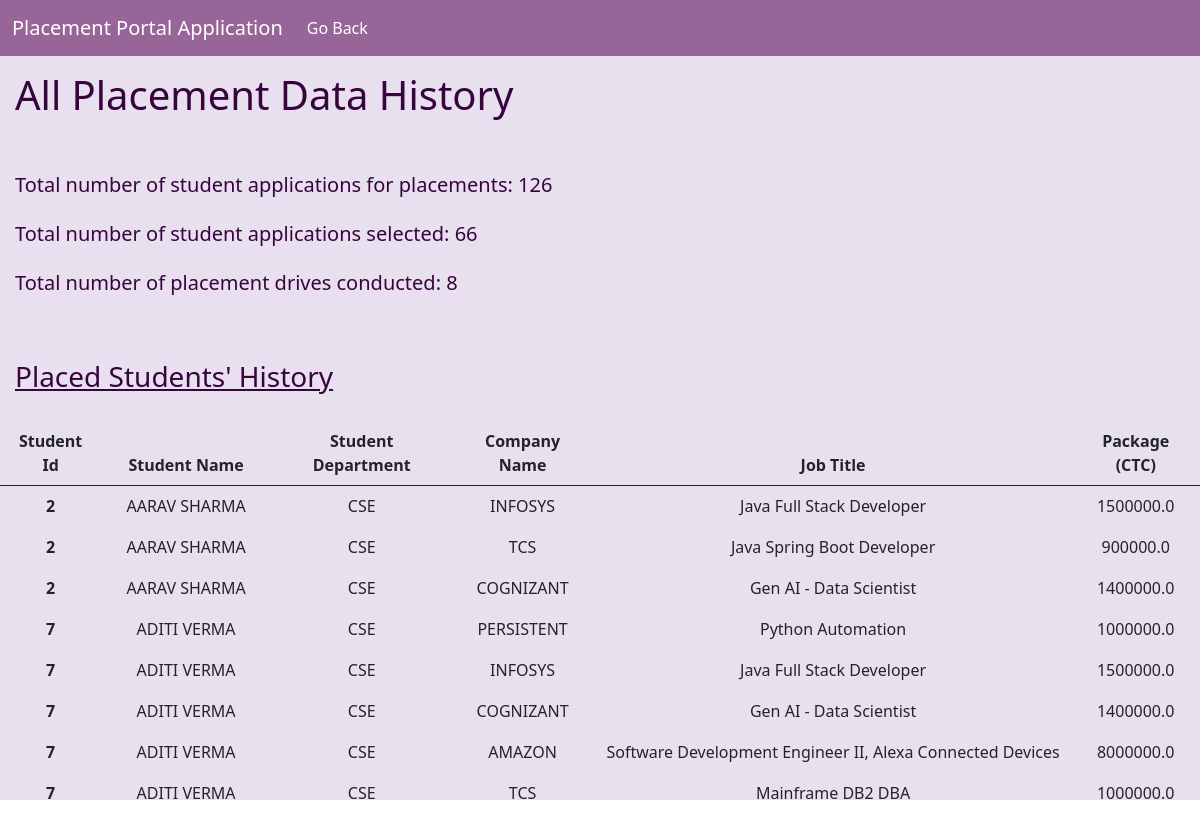
/all_placement_history, run on the app's committed database.
### application/models.py (models this page shows)
class Application(db.Model):
    __tablename__ = 'application'
    aid = db.Column(db.Integer, primary_key=True)
    sid = db.Column(db.Integer, db.ForeignKey('student.sid'), nullable=False)
    did = db.Column(db.Integer, db.ForeignKey('placement_drive.did'), nullable=False)
    type = db.Column(db.String(), nullable=False)
    gpa = db.Column(db.Float, nullable=False)
    yog = db.Column(db.Integer, nullable=False)
    application_date = db.Column(db.Text, nullable=False)
    resume = db.Column(db.String(), nullable=False)
    status = db.Column(db.String(), nullable=False, default='Applied') #selection status: can be updated by company [Applied, Shortlisted, Selected, Rejected]

class Student(db.Model):
    __tablename__ = 'student'
    sid = db.Column(db.Integer, db.ForeignKey('user.uid'), primary_key=True)
    username = db.Column(db.String(), db.ForeignKey('user.username'), nullable=False)
    sname = db.Column(db.String(), nullable=False)
    sdepartment = db.Column(db.String(), nullable=False)
    gpa = db.Column(db.Float, nullable=False)
    yog = db.Column(db.Integer, nullable=False)
    contact = db.Column(db.String(), nullable=False)
    resume = db.Column(db.String(), nullable=True)
    status = db.Column(db.String(), nullable=False, default='Activated') #account status: can be deactivated by admin [Activated, Deactivated]
    applications = db.relationship('Application', backref='student', foreign_keys='Application.sid', cascade='all, delete-orphan')

class Company(db.Model):
    __tablename__ = 'company'
    cid = db.Column(db.Integer, db.ForeignKey('user.uid'), primary_key=True)
    username = db.Column(db.String(), db.ForeignKey('user.username'), nullable=False)
    cname = db.Column(db.String(), nullable=True)
    cabout = db.Column(db.String(), nullable=True)
    clocation = db.Column(db.String(), nullable=True)
    hr_contact = db.Column(db.String(), nullable=True)
    c_website = db.Column(db.String(), nullable=True)
    approval_status = db.Column(db.String(), nullable=False) #need to be approved by admin [Approved, Rejected, Blacklisted]
    drives = db.relationship('Placement_Drive', backref='company', cascade='all, delete-orphan')

class Placement_Drive(db.Model):
    __tablename__ = 'placement_drive'
    did = db.Column(db.Integer, primary_key=True)
    dname = db.Column(db.String(), nullable=False)
    cid = db.Column(db.Integer, db.ForeignKey('company.cid'), nullable=False)
    job_title = db.Column(db.String(), nullable=False)
    job_description = db.Column(db.String(), nullable=False)
    eligibility_criteria = db.Column(db.String(), nullable=False)
    salary = db.Column(db.Double, nullable=True)
    location = db.Column(db.String(), nullable=True)
    interview_type = db.Column(db.String(), nullable=True)
    application_deadline = db.Column(db.Text, nullable=False)
    status = db.Column(db.String(), nullable=False, default='Pending') #need to be approved by admin [Pending, Approved, Rejected, Closed]
    applications = db.relationship('Application', backref='drive', foreign_keys='Application.did', cascade='all, delete-orphan')

### application/controllers.py (the view)
@app.route("/all_placement_history", methods=["GET", "POST"])
def all_placement_history():
    total_applications = len(Application.query.all())
    total_placed = len(Application.query.filter_by(status="Selected").all())
    total_drives = len(Placement_Drive.query.filter_by(status="Approved").all())
    all_placed = Application.query.filter_by(status="Selected").all()
    return render_template("all_placement_history.html", total_applications=total_applications, total_placed=total_placed, total_drives=total_drives, all_placed=all_placed)

### templates/all_placement_history.html (shortened to what this page needs)
<!DOCTYPE html>
<html lang="en">
<head>
    <link rel="stylesheet" href="/static/style.css">
    <link href="https://cdn.jsdelivr.net/npm/bootstrap@5.0.2/dist/css/bootstrap.min.css" rel="stylesheet">
</head>
<body>
    <div id="main">
        <div id="canvas" class="overflow-auto">
            <nav class="navbar navbar-expand-lg navbar-light">
                <div class="container-fluid">
                    <a class="navbar-brand" href="#">Placement Portal Application</a>
                    <div class="collapse navbar-collapse" id="navbarSupportedContent">
                        <ul class="navbar-nav me-auto mb-2 mb-lg-0">
                            <li class="nav-item">
                            <a class="nav-link active" aria-current="page" href="/admin/1">Go Back</a>
                            </li>
                        </ul>
                    </div>
                </div>
            </nav>
            <h1 class="heading">All Placement Data History</h1><br>
            <h5 class="heading">Total number of student applications for placements: {{total_applications}}</h5>
            <h5 class="heading">Total number of student applications selected: {{total_placed}}</h5>
            <h5 class="heading">Total number of placement drives conducted: {{total_drives}} </h5><br>
            <div id="content">
                <h3 class="headings my-3">Placed Students' History</h3>
                <div class="table">
                    <table class="table border">
                        <thead>
                            <tr>
                            <th scope="col" class="text-center">Student Id</th>
                            <th scope="col" class="text-center">Student Name</th>
                            <th scope="col" class="text-center">Student Department</th>
                            <th scope="col" class="text-center">Company Name</th>
                            <th scope="col" class="text-center">Job Title</th>
                            <th scope="col" class="text-center">Package (CTC)</th>
                            </tr>
                        </thead>
                        <tbody>
                            {% for placed in all_placed %}
                            <tr>
                            <th scope="row" class="text-center">{{placed.sid}}</th>
                            <td class="text-center">{{placed.student.sname}}</td>
                            <td class="text-center">{{placed.student.sdepartment}}</td>
                            <td class="text-center">{{placed.drive.company.cname}}</td>
                            <td class="text-center">{{placed.drive.job_title}}</td>
                            <td class="text-center">{{placed.drive.salary}}</td>
                            </tr>
                            {% endfor %}
                        </tbody>
                    </table>
                </div>
            </div>
        </div>
    </div>
</body>
</html>

### static/style.css (style rules this page uses)
* { margin:0px; }
#main { background-color: rgb(240, 238, 241); }
#canvas { width: 100%; margin:auto; height:800px; background-color: rgb(232, 224, 238); }
.headings { color: rgb(55, 4, 62) !important; margin: 5px; padding: 10px; margin-top: 5px; text-decoration: underline; }
.heading { color: rgb(55, 4, 62) !important; margin: 5px; padding: 10px; margin-top: 5px; }

### templates/all_placement_history.html (style rules this page uses)
.navbar, .navbar-brand, .nav-link { color: white !important; background-color: rgb(152, 101, 152) }

### data on the page
Application: sid "2", student.sname "AARAV SHARMA", student.sdepartment "CSE", drive.company.cname "INFOSYS", drive.job_title "Java Full Stack Developer", drive.salary "1500000.0"
Application: sid "2", student.sname "AARAV SHARMA", student.sdepartment "CSE", drive.company.cname "TCS", drive.job_title "Java Spring Boot Developer", drive.salary "900000.0"
Application: sid "2", student.sname "AARAV SHARMA", student.sdepartment "CSE", drive.company.cname "COGNIZANT", drive.job_title "Gen AI - Data Scientist", drive.salary "1400000.0"
Application: sid "7", student.sname "ADITI VERMA", student.sdepartment "CSE", drive.company.cname "PERSISTENT", drive.job_title "Python Automation", drive.salary "1000000.0"
Application: sid "7", student.sname "ADITI VERMA", student.sdepartment "CSE", drive.company.cname "INFOSYS", drive.job_title "Java Full Stack Developer", drive.salary "1500000.0"
Application: sid "7", student.sname "ADITI VERMA", student.sdepartment "CSE", drive.company.cname "COGNIZANT", drive.job_title "Gen AI - Data Scientist", drive.salary "1400000.0"
Application: sid "7", student.sname "ADITI VERMA", student.sdepartment "CSE", drive.company.cname "AMAZON", drive.job_title "Software Development Engineer II, Alexa Connected Devices", drive.salary "8000000.0"
Application: sid "7", student.sname "ADITI VERMA", student.sdepartment "CSE", drive.company.cname "TCS", drive.job_title "Mainframe DB2 DBA", drive.salary "1000000.0"

### other printed values
{{ total_applications }} "126"
{{ total_placed }} "66"
{{ total_drives }} "8"
